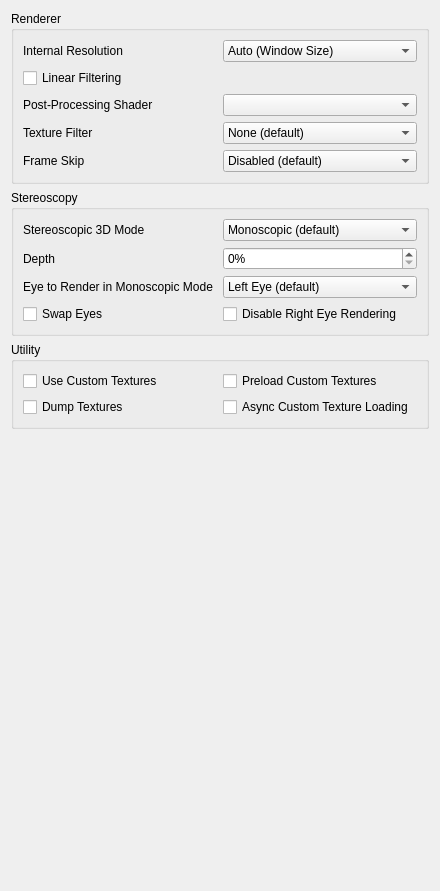
<?xml version="1.0" encoding="UTF-8"?>
<ui version="4.0">
 <class>ConfigureEnhancements</class>
 <widget class="QWidget" name="ConfigureEnhancements">
  <property name="geometry">
   <rect>
    <x>0</x>
    <y>0</y>
    <width>440</width>
    <height>891</height>
   </rect>
  </property>
  <property name="minimumSize">
   <size>
    <width>0</width>
    <height>0</height>
   </size>
  </property>
  <property name="windowTitle">
   <string>Form</string>
  </property>
  <layout class="QVBoxLayout" name="verticalLayout_2">
   <item>
    <widget class="QGroupBox" name="rendererBox">
     <property name="title">
      <string>Renderer</string>
     </property>
     <layout class="QVBoxLayout" name="verticalLayout_3">
      <item>
       <widget class="QWidget" name="widget_resolution" native="true">
        <layout class="QHBoxLayout" name="horizontalLayout_1">
         <property name="leftMargin">
          <number>0</number>
         </property>
         <property name="topMargin">
          <number>0</number>
         </property>
         <property name="rightMargin">
          <number>0</number>
         </property>
         <property name="bottomMargin">
          <number>0</number>
         </property>
         <item>
          <widget class="QLabel" name="resolution_label">
           <property name="toolTip">
            <string>&lt;html&gt;&lt;head/&gt;&lt;body&gt;&lt;p&gt;Specifies the resolution used to render at. Higher resolutions improve visual quality, but may impact performance and cause glitches in certain games.&lt;/p&gt;&lt;/body&gt;&lt;/html&gt;</string>
           </property>
           <property name="text">
            <string>Internal Resolution</string>
           </property>
          </widget>
         </item>
         <item>
          <widget class="QComboBox" name="resolution_factor_combobox">
           <item>
            <property name="text">
             <string>Auto (Window Size)</string>
            </property>
           </item>
           <item>
            <property name="text">
             <string>Native (400x240)</string>
            </property>
           </item>
           <item>
            <property name="text">
             <string>2x Native (800x480)</string>
            </property>
           </item>
           <item>
            <property name="text">
             <string>3x Native (1200x720)</string>
            </property>
           </item>
           <item>
            <property name="text">
             <string>4x Native (1600x960)</string>
            </property>
           </item>
           <item>
            <property name="text">
             <string>5x Native (2000x1200)</string>
            </property>
           </item>
           <item>
            <property name="text">
             <string>6x Native (2400x1440)</string>
            </property>
           </item>
           <item>
            <property name="text">
             <string>7x Native (2800x1680)</string>
            </property>
           </item>
           <item>
            <property name="text">
             <string>8x Native (3200x1920)</string>
            </property>
           </item>
           <item>
            <property name="text">
             <string>9x Native (3600x2160)</string>
            </property>
           </item>
           <item>
            <property name="text">
             <string>10x Native (4000x2400)</string>
            </property>
           </item>
           <item>
            <property name="text">
             <string>11x Native (4400x2640)</string>
            </property>
           </item>
           <item>
            <property name="text">
             <string>12x Native (4800x2880)</string>
            </property>
           </item>
           <item>
            <property name="text">
             <string>13x Native (5200x3120)</string>
            </property>
           </item>
           <item>
            <property name="text">
             <string>14x Native (5600x3360)</string>
            </property>
           </item>
           <item>
            <property name="text">
             <string>15x Native (6000x3600)</string>
            </property>
           </item>
           <item>
            <property name="text">
             <string>16x Native (6400x3840)</string>
            </property>
           </item>
           <item>
            <property name="text">
             <string>17x Native (6800x4080)</string>
            </property>
           </item>
           <item>
            <property name="text">
             <string>18x Native (7200x4320)</string>
            </property>
           </item>
           <item>
            <property name="text">
             <string>19x Native (7600x4560)</string>
            </property>
           </item>
           <item>
            <property name="text">
             <string>20x Native (8000x4800)</string>
            </property>
           </item>
          </widget>
         </item>
        </layout>
       </widget>
      </item>
      <item>
       <widget class="QCheckBox" name="toggle_linear_filter">
        <property name="toolTip">
         <string>&lt;html&gt;&lt;head/&gt;&lt;body&gt;&lt;p&gt;Enables linear filtering, which causes game visuals to appear smoother.&lt;/p&gt;&lt;/body&gt;&lt;/html&gt;</string>
        </property>
        <property name="text">
         <string>Linear Filtering</string>
        </property>
       </widget>
      </item>
      <item>
       <widget class="QWidget" name="widget_shader" native="true">
        <layout class="QHBoxLayout" name="horizontalLayout_2">
         <property name="leftMargin">
          <number>0</number>
         </property>
         <property name="topMargin">
          <number>0</number>
         </property>
         <property name="rightMargin">
          <number>0</number>
         </property>
         <property name="bottomMargin">
          <number>0</number>
         </property>
         <item>
          <widget class="QLabel" name="shader_label">
           <property name="text">
            <string>Post-Processing Shader</string>
           </property>
          </widget>
         </item>
         <item>
          <widget class="QComboBox" name="shader_combobox"/>
         </item>
        </layout>
       </widget>
      </item>
      <item>
       <widget class="QWidget" name="widget_texture_filter" native="true">
        <layout class="QHBoxLayout" name="horizontalLayout_3">
         <property name="leftMargin">
          <number>0</number>
         </property>
         <property name="topMargin">
          <number>0</number>
         </property>
         <property name="rightMargin">
          <number>0</number>
         </property>
         <property name="bottomMargin">
          <number>0</number>
         </property>
         <item>
          <widget class="QLabel" name="texture_filter_label">
           <property name="toolTip">
            <string>&lt;html&gt;&lt;head/&gt;&lt;body&gt;&lt;p&gt;Enhances the visuals of games by applying a filter to textures.&lt;/p&gt;&lt;p&gt;May slightly impact performance.&lt;/p&gt;&lt;/body&gt;&lt;/html&gt;</string>
           </property>
           <property name="text">
            <string>Texture Filter</string>
           </property>
          </widget>
         </item>
         <item>
          <widget class="QComboBox" name="texture_filter_combobox">
           <item>
            <property name="text">
             <string>None (default)</string>
            </property>
           </item>
           <item>
            <property name="text">
             <string>Anime4K Ultrafast</string>
            </property>
           </item>
           <item>
            <property name="text">
             <string>Bicubic</string>
            </property>
           </item>
           <item>
            <property name="text">
             <string>ScaleForce</string>
            </property>
           </item>
           <item>
            <property name="text">
             <string>xBRZ Freescale</string>
            </property>
           </item>
           <item>
            <property name="text">
             <string>MMPX</string>
            </property>
           </item>
          </widget>
         </item>
        </layout>
       </widget>
      </item>
      <item>
       <widget class="QWidget" name="widget_frame_skip" native="true">
        <layout class="QHBoxLayout" name="horizontalLayout_4">
         <property name="leftMargin">
          <number>0</number>
         </property>
         <property name="topMargin">
          <number>0</number>
         </property>
         <property name="rightMargin">
          <number>0</number>
         </property>
         <property name="bottomMargin">
          <number>0</number>
         </property>
         <item>
          <widget class="QLabel" name="frame_skip_label">
           <property name="toolTip">
            <string>&lt;html&gt;&lt;head/&gt;&lt;body&gt;&lt;p&gt;The number of frames to skip.&lt;/p&gt;&lt;p&gt;May not work well with Realtime Audio enabled. Experimental.&lt;/p&gt;&lt;/body&gt;&lt;/html&gt;</string>
           </property>
           <property name="text">
            <string>Frame Skip</string>
           </property>
          </widget>
         </item>
         <item>
          <widget class="QComboBox" name="frame_skip_combobox">
           <item>
            <property name="text">
             <string>Disabled (default)</string>
            </property>
           </item>
           <item>
            <property name="text">
             <string>x2</string>
            </property>
           </item>
           <item>
            <property name="text">
             <string>x4</string>
            </property>
           </item>
           <item>
            <property name="text">
             <string>x8</string>
            </property>
           </item>
           <item>
            <property name="text">
             <string>x16</string>
            </property>
           </item>
          </widget>
         </item>
        </layout>
       </widget>
      </item>
     </layout>
    </widget>
   </item>
   <item>
    <widget class="QGroupBox" name="stereo_group">
     <property name="title">
      <string>Stereoscopy</string>
     </property>
     <layout class="QVBoxLayout" name="verticalLayout_4">
      <item>
       <layout class="QHBoxLayout" name="horizontalLayout_5">
        <item>
         <widget class="QLabel" name="label_4">
          <property name="text">
           <string>Stereoscopic 3D Mode</string>
          </property>
         </widget>
        </item>
        <item>
         <widget class="QComboBox" name="render_3d_combobox">
          <item>
           <property name="text">
            <string>Monoscopic (default)</string>
           </property>
          </item>
          <item>
           <property name="text">
            <string>Side by Side</string>
           </property>
          </item>
          <item>
           <property name="text">
            <string>Side by Side Full Width</string>
           </property>
          </item>
          <item>
           <property name="text">
            <string>Anaglyph</string>
           </property>
          </item>
          <item>
           <property name="text">
            <string>Interlaced</string>
           </property>
          </item>
          <item>
           <property name="text">
            <string>Reverse Interlaced</string>
           </property>
          </item>
         </widget>
        </item>
       </layout>
      </item>
      <item>
       <layout class="QHBoxLayout" name="horizontalLayout_6">
        <item>
         <widget class="QLabel" name="label_3">
           <property name="toolTip">
            <string>&lt;html&gt;&lt;head/&gt;&lt;body&gt;&lt;p&gt;Specifies the amount of 3D depth. This should be set to higher than 0% when Stereoscopic 3D is enabled.&lt;/p&gt;&lt;/body&gt;&lt;/html&gt;</string>
           </property>
          <property name="text">
           <string>Depth</string>
          </property>
         </widget>
        </item>
        <item>
         <widget class="QSpinBox" name="factor_3d">
          <property name="suffix">
           <string>%</string>
          </property>
          <property name="minimum">
           <number>0</number>
          </property>
          <property name="maximum">
           <number>255</number>
          </property>
          <property name="value">
           <number>0</number>
          </property>
         </widget>
        </item>
       </layout>
      </item>
      <item>
       <layout class="QHBoxLayout" name="horizontalLayout_7">
        <item>
         <widget class="QLabel" name="label_6">
          <property name="toolTip">
           <string>&lt;html&gt;&lt;head/&gt;&lt;body&gt;&lt;p&gt;Change default eye to render when Stereoscopic 3D Mode is set to Off.&lt;/p&gt;&lt;/body&gt;&lt;/html&gt;</string>
          </property>
          <property name="text">
           <string>Eye to Render in Monoscopic Mode</string>
          </property>
         </widget>
        </item>
        <item>
         <widget class="QComboBox" name="mono_rendering_eye">
          <item>
           <property name="text">
            <string>Left Eye (default)</string>
           </property>
          </item>
          <item>
           <property name="text">
            <string>Right Eye</string>
           </property>
          </item>
         </widget>
        </item>
       </layout>
      </item>
      <item>
       <layout class="QGridLayout" name="gridLayout_1">
        <item row="1" column="0">
         <widget class="QCheckBox" name="swap_eyes_3d">
          <property name="toolTip">
           <string>&lt;html&gt;&lt;head/&gt;&lt;body&gt;&lt;p&gt;Swaps which eye is shown where. Combine with 'Side by Side' Stereoscopic 3D Mode and cross your eyes to experience 3D with no equipment.&lt;/p&gt;&lt;/body&gt;&lt;/html&gt;</string>
          </property>
          <property name="text">
           <string>Swap Eyes</string>
          </property>
         </widget>
        </item>
        <item row="1" column="1">
          <widget class="QCheckBox" name="disable_right_eye_render">
            <property name="text">
              <string>Disable Right Eye Rendering</string>
            </property>
            <property name="toolTip">
              <string>&lt;html&gt;&lt;head/&gt;&lt;body&gt;&lt;p&gt;Disable Right Eye Rendering&lt;/p&gt;&lt;p&gt;Disables rendering the right eye image when not using stereoscopic mode. Greatly improves performance in some games, but can cause flickering in others.&lt;/p&gt;&lt;/body&gt;&lt;/html&gt;</string>
            </property>
          </widget>
        </item>
       </layout>
      </item>
     </layout>
    </widget>
   </item>
   <item>
    <widget class="QGroupBox" name="utilityBox">
     <property name="title">
      <string>Utility</string>
     </property>
     <layout class="QGridLayout" name="gridLayout_2">
      <item row="1" column="0">
       <widget class="QCheckBox" name="toggle_custom_textures">
        <property name="toolTip">
         <string>&lt;html&gt;&lt;head/&gt;&lt;body&gt;&lt;p&gt;Replace textures with PNG files.&lt;/p&gt;&lt;p&gt;Textures are loaded from load/textures/[Title ID]/.&lt;/p&gt;&lt;/body&gt;&lt;/html&gt;</string>
        </property>
        <property name="text">
         <string>Use Custom Textures</string>
        </property>
       </widget>
      </item>
      <item row="2" column="0">
       <widget class="QCheckBox" name="toggle_dump_textures">
        <property name="toolTip">
         <string>&lt;html&gt;&lt;head/&gt;&lt;body&gt;&lt;p&gt;Dump textures to PNG files.&lt;/p&gt;&lt;p&gt;Textures are dumped to dump/textures/[Title ID]/.&lt;/p&gt;&lt;/body&gt;&lt;/html&gt;</string>
        </property>
        <property name="text">
         <string>Dump Textures</string>
        </property>
       </widget>
      </item>
      <item row="1" column="1">
       <widget class="QCheckBox" name="toggle_preload_textures">
        <property name="toolTip">
         <string>&lt;html&gt;&lt;head/&gt;&lt;body&gt;&lt;p&gt;Load all custom textures into memory rather than when the game requires them. Not recommended for devices with less than 8GB of RAM. 12GB+ recommended.&lt;/p&gt;&lt;/body&gt;&lt;/html&gt;</string>
        </property>
        <property name="text">
         <string>Preload Custom Textures</string>
        </property>
       </widget>
      </item>
      <item row="2" column="1">
       <widget class="QCheckBox" name="toggle_async_custom_loading">
        <property name="toolTip">
         <string>&lt;html&gt;&lt;head/&gt;&lt;body&gt;&lt;p&gt;Load custom textures asynchronously with background threads to reduce loading stutter&lt;/p&gt;&lt;/body&gt;&lt;/html&gt;</string>
        </property>
        <property name="text">
         <string>Async Custom Texture Loading</string>
        </property>
       </widget>
      </item>
     </layout>
    </widget>
   </item>
   <item>
    <spacer name="verticalSpacer">
     <property name="orientation">
      <enum>Qt::Vertical</enum>
     </property>
     <property name="sizeHint" stdset="0">
      <size>
       <width>20</width>
       <height>270</height>
      </size>
     </property>
    </spacer>
   </item>
  </layout>
 </widget>
 <tabstops>
  <tabstop>resolution_factor_combobox</tabstop>
  <tabstop>toggle_linear_filter</tabstop>
  <tabstop>shader_combobox</tabstop>
  <tabstop>texture_filter_combobox</tabstop>
  <tabstop>frame_skip_combobox</tabstop>
  <tabstop>render_3d_combobox</tabstop>
  <tabstop>factor_3d</tabstop>
  <tabstop>mono_rendering_eye</tabstop>
  <tabstop>toggle_custom_textures</tabstop>
  <tabstop>toggle_dump_textures</tabstop>
  <tabstop>toggle_preload_textures</tabstop>
 </tabstops>
 <resources/>
 <connections/>
</ui>
